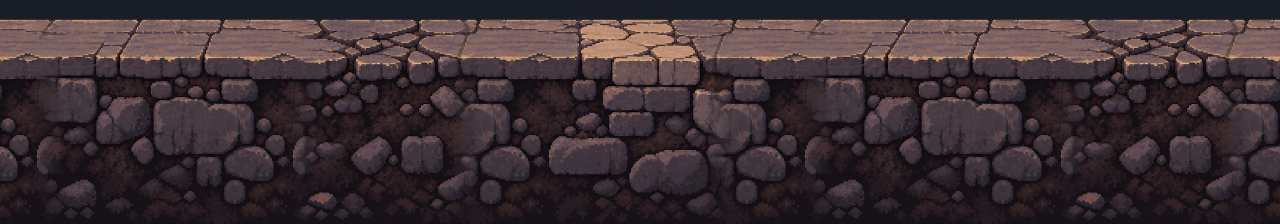
#> input picture documents/road-texture-examples/assembled-A-C-B-A-C.png, 2560 x 448 px, given in place of ruins-concepts-v1.png, which was not available (shown at 1/2 size)
$ python build_ruins_tiles.py
#> lines starting #> are read from the running program, lines starting #| are printed output that depends on the picture; pictures that were not available may be replaced by others from this repository, and a replacement may not be noted
"""Pack the approved ruins sheets into a deterministic libGDX atlas.

The source sheets remain alongside the shipped atlas. Additional exposed
faces and inside corners brighten the same painted bricks in each tile.
"""

from pathlib import Path

from PIL import Image


ROOT = Path(__file__).resolve().parents[1]
SOURCE = ROOT / "assets/tiles/ruins-concepts-v1.png"
AUTOTILE_SOURCE = ROOT / "assets/tiles/ruins-autotile-v2.png"
ATLAS_IMAGE = ROOT / "assets/atlases/ruins-tiles.png"
ATLAS_FILE = ROOT / "assets/atlases/ruins-tiles.atlas"
NAMES = (
    "stone_a", "stone_b", "stone_c", "stone_chipped",
    "stone_moss", "stone_damp", "stone_top", "stone_right",
    "stone_left", "stone_corner", "stone_half", "stone_recess",
    "platform_oneway", "block_breakable", "ladder_segment", "ladder_cap",
)
CELL = 64
AUTOTILE_NAMES = (
    "wall_top_left", "wall_top", "wall_top_right",
    "wall_left", "wall_center", "wall_right",
    "wall_bottom_left", "wall_bottom", "wall_bottom_right",
)
WALL_VARIANT_NAMES = tuple(
    f"wall_mask_{faces}" if corners == 0 else f"wall_mask_{faces}_corner_{corners}"
    for corners in range(16) for faces in range(16)
)
ATLAS_COLUMNS = 16


def wall_faces() -> list[list[Image.Image]]:
    """Keep the original nine faces at one scale and preserve their hard pixels."""
    source = Image.open(AUTOTILE_SOURCE).convert("RGBA")
    if source.width % 3 or source.height % 3:
        raise ValueError("Ruins autotile art must be a three-by-three sheet")
    source_cell_x, source_cell_y = source.width // 3, source.height // 3
    faces = []
    for row in range(3):
        face_row = []
        for column in range(3):
            # Use one crop for every face. Cropping each tile to its separate
            # content bounds changed the apparent stone scale and edge position.
            left = column * source_cell_x + 12
            top = row * source_cell_y + 10
            tile = source.crop((left, top, left + source_cell_x - 24,
                                top + source_cell_y - 22))
            face_row.append(tile.resize((CELL, CELL), Image.Resampling.NEAREST))
        faces.append(face_row)
    return faces


# [111 lines left out: functions connect_right_face, connect_bottom_face, wall_mask_face, join_inside_corner, wall_variant_face, not called in this run]


def main() -> None:
    source = Image.open(SOURCE).convert("RGBA")
#> source is the input picture: PIL image 2560x448 RGBA; mean R, G, B, A 60.1, 47.3, 51.7, 255
    width, height = source.size
#> width = 2560; height = 448
    names = NAMES + AUTOTILE_NAMES + WALL_VARIANT_NAMES
    atlas_rows = (len(names) + ATLAS_COLUMNS - 1) // ATLAS_COLUMNS
    atlas = Image.new("RGBA", (CELL * ATLAS_COLUMNS, CELL * atlas_rows), (0, 0, 0, 0))
#> atlas: PIL image 1024x1152 RGBA; every value is 0
    for index, name in enumerate(NAMES):
        source_row, source_column = divmod(index, 4)
        row, column = divmod(index, ATLAS_COLUMNS)
        tile = source.crop((
            round(source_column * width / 4), round(source_row * height / 4),
            round((source_column + 1) * width / 4), round((source_row + 1) * height / 4),
        ))
        # The sheet has stray almost-transparent pixels in the cell margins.
        # Bounds from opaque material retain the intended silhouettes.
        mask = tile.getchannel("A").point(lambda alpha: 255 if alpha > 100 else 0)
        bounds = mask.getbbox()
        if bounds is None:
            raise ValueError(f"No visible art in {name}")
        tile = tile.crop(bounds)
        tile.putalpha(tile.getchannel("A").point(lambda alpha: 0 if alpha < 40 else alpha))
        if name == "stone_half":
            # This half block occupies the lower half of its *full* grid cell.
            tile = tile.resize((CELL, CELL // 2), Image.Resampling.LANCZOS)
            x, y = column * CELL, row * CELL + CELL // 2
        elif name == "platform_oneway":
            # Its thin wood top aligns with the one-way fixture at cell y+.82.
            tile = tile.resize((CELL, 12), Image.Resampling.LANCZOS)
            x, y = column * CELL, row * CELL
        elif name.startswith("ladder_"):
            # The source sheet's ladder is only about half a cell wide. Pack
            # the visible rungs tightly so a 0.56-unit draw matches its grip.
            tile = tile.resize((56, CELL), Image.Resampling.LANCZOS)
            x = column * CELL + 4
            y = row * CELL
        elif name in ("stone_recess",):
            tile = tile.resize((CELL, CELL), Image.Resampling.LANCZOS)
            x, y = column * CELL, row * CELL
        else:
            # Full-cell fixtures need full-cell art. Centered thumbnails left
            # transparent gutters that exposed the background between stones.
            tile = tile.resize((CELL, CELL), Image.Resampling.LANCZOS)
            backing = Image.new("RGBA", (CELL, CELL), (25, 20, 24, 255))
            backing.alpha_composite(tile)
            tile = backing
            x, y = column * CELL, row * CELL
        atlas.alpha_composite(tile, (x, y))
#> this loop made 16 passes
#> pass 1, in main, `tile = source.crop(( round(source_column * width / 4), round(source_ro..`:
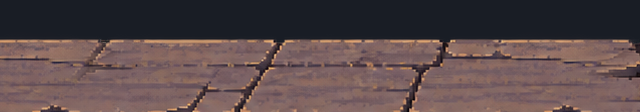
#> tile: PIL image 640x112 RGBA; mean R, G, B, A 90.2, 73.6, 74.5, 255
#> pass 1, in main, `tile = tile.resize((CELL, CELL), Image.Resampling.LANCZOS)`:
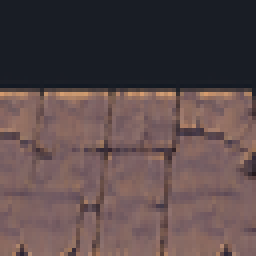
#> tile: PIL image 64x64 RGBA (shown 4 times larger); mean R, G, B, A 90.2, 73.6, 74.5, 255
#> pass 1, in main, `backing = Image.new("RGBA", (CELL, CELL), (25, 20, 24, 255))`:
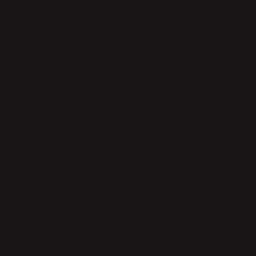
#> backing: PIL image 64x64 RGBA (shown 4 times larger); mean R, G, B, A 25, 20, 24, 255
#> after the loop:
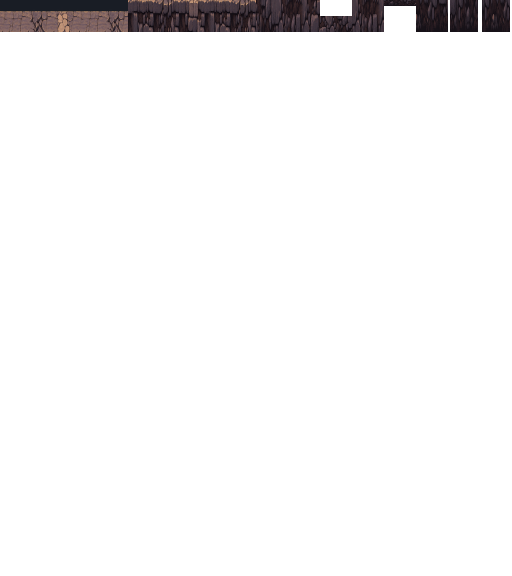
#> atlas: PIL image 1024x1152 RGBA (shown at 1/2 size); mean R, G, B, A 3.1, 2.5, 2.7, 12.8; transparent parts drawn white
#> after the loop:
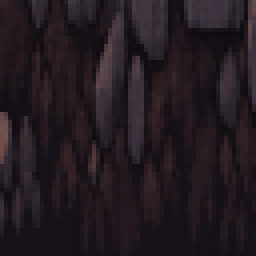
#> backing: PIL image 64x64 RGBA (shown 4 times larger); mean R, G, B, A 35.3, 26.4, 32.5, 255
#> after the loop:
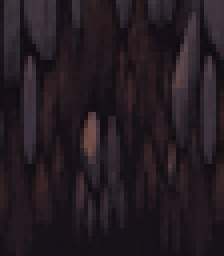
#> tile: PIL image 56x64 RGBA (shown 4 times larger); mean R, G, B, A 36, 27.1, 33.1, 255

    # Store the original face art and every exposed-face/inside-corner variant.
    faces = wall_faces()
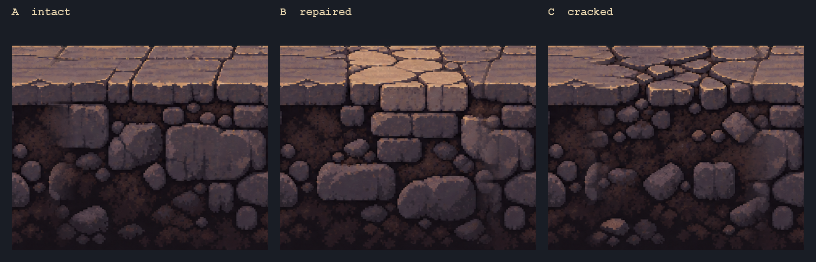
#> input picture documents/road-texture-examples/module-sheet.png, 1632 x 524 px, given in place of ruins-autotile-v2.png, which was not available (shown at 1/2 size)
#> in wall_faces, source is the input picture: PIL image 1632x524 RGBA; mean R, G, B, A 54.4, 44.7, 49.5, 255
    for local_index, name in enumerate(AUTOTILE_NAMES):
        source_row, source_column = divmod(local_index, 3)
        tile = faces[source_row][source_column]
        row, column = divmod(len(NAMES) + local_index, ATLAS_COLUMNS)
        atlas.alpha_composite(tile, (column * CELL, row * CELL))

    start = len(NAMES) + len(AUTOTILE_NAMES)
    for lighting, name in enumerate(WALL_VARIANT_NAMES):
        row, column = divmod(start + lighting, ATLAS_COLUMNS)
        atlas.alpha_composite(wall_variant_face(faces, lighting), (column * CELL, row * CELL))

    atlas.save(ATLAS_IMAGE)
    lines = [
        "ruins-tiles.png", f"size: {CELL * ATLAS_COLUMNS}, {CELL * atlas_rows}", "format: RGBA8888",
        "filter: Nearest, Nearest", "repeat: none",
    ]
    for index, name in enumerate(names):
        row, column = divmod(index, ATLAS_COLUMNS)
        lines.extend((
            name, "  rotate: false", f"  xy: {column * CELL}, {row * CELL}",
            f"  size: {CELL}, {CELL}", f"  orig: {CELL}, {CELL}",
            "  offset: 0, 0", "  index: -1",
        ))
    ATLAS_FILE.write_text("\n".join(lines) + "\n", encoding="utf-8")


if __name__ == "__main__":
#> (the run stopped early here; a loop or call above may not have finished)
